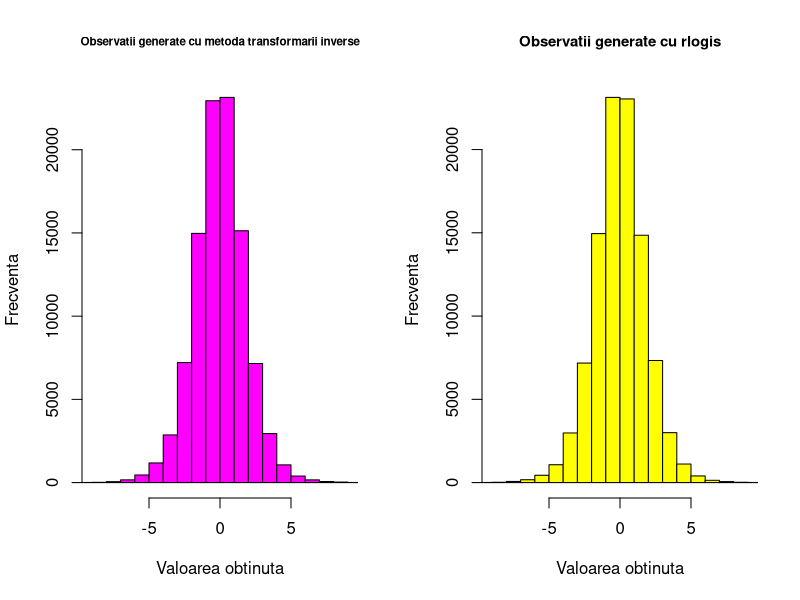
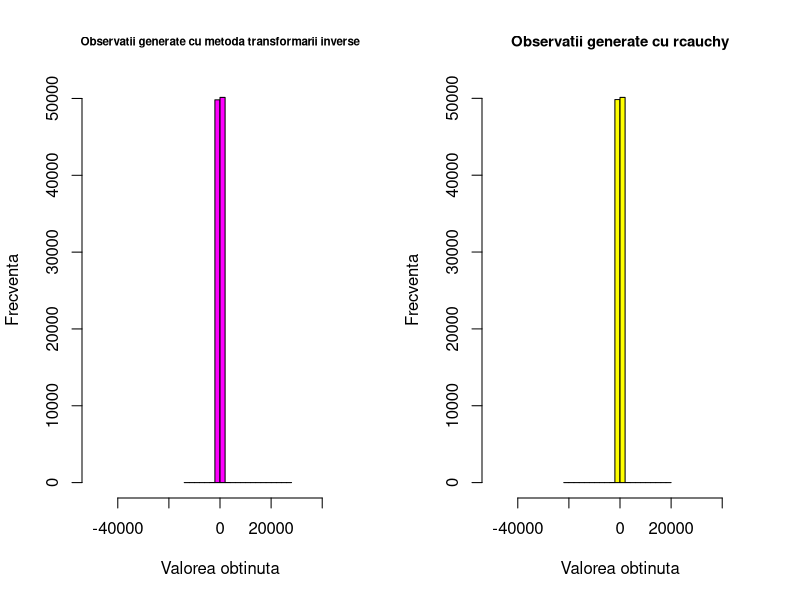

The R script that drew these images, in order:
#a

png(file = "plot.png")


n <- 100000

valori_repLogistica <- function(n, miu, beta) 
{
  U <- runif(n)  #generam 100000 de observatii dintr-o uniforma                  
  return (miu-1/beta*log(1-U)+1/beta*log(U))  #returnam inversa functiei de repartitie
}

var_1L<-valori_repLogistica(n, 0, 1) #generarea cu ajutorul functiei create de noi
var_2L<-rlogis(n)                    #generarea cu ajutorul functiei prestabilite rlogis

par(mfrow=c(1,2)) #impartim spatiul de plotare in 2

hist(var_1L,main="Observatii generate cu metoda transformarii inverse",xlab="Valoarea obtinuta",
     ylab="Frecventa",xlim=c(-9, 9),col="magenta",cex.main=0.7)

hist(var_2L,main="Observatii generate cu rlogis",xlab="Valoarea obtinuta",
     ylab="Frecventa",xlim=c(-9, 9),col="yellow",cex.main=0.9)



#b

valori_repCauchy <- function(n, miu, sigma){
  
  U <- runif(n) #generam 100000 de observatii dintr-o uniforma 
  return (miu+sigma*tan(pi*(U-1/2))) #returnam inversa functiei de repartitie
}

var_1C <- valori_repCauchy (n,0,1) #observatii generate cu metoda transformarii inverse
var_2C <- rcauchy(n,0,1) #observatii generate cu ajutorul functiei prestabilite rcauchy


par(mfrow=c(1,2)) #impartim spatiul de plotare in 2



hist(var_1C,main="Observatii generate cu metoda transformarii inverse", xlab="Valorea obtinuta",
     ylab="Frecventa", xlim=c(-50000,50000) ,col='magenta',cex.main=0.7)

hist(var_2C,main="Observatii generate cu rcauchy", xlab="Valorea obtinuta",
     ylab="Frecventa", xlim=c(-50000,50000),col='yellow',cex.main=0.9)


dev.off()
